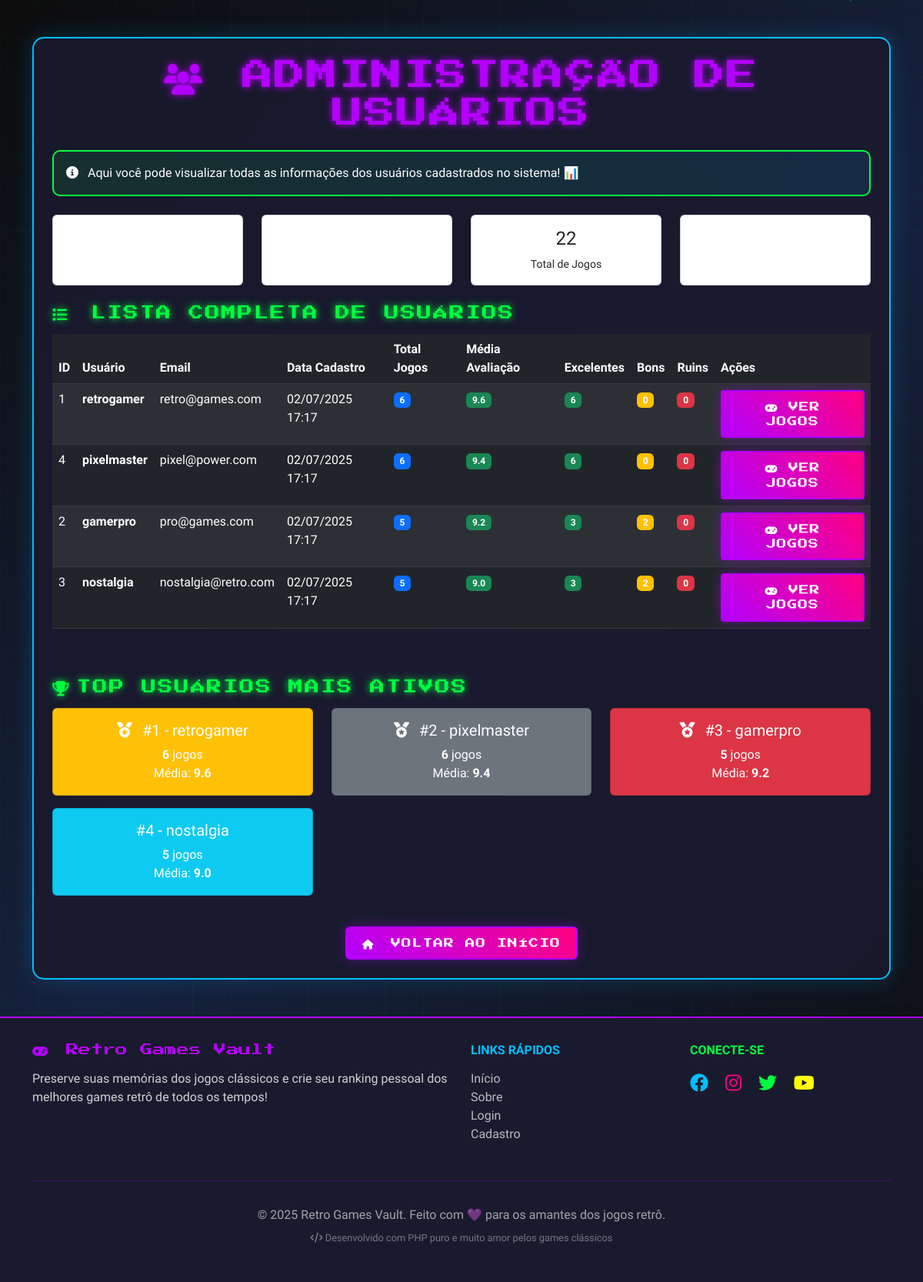
Page /pages/admin-users.php on the committed database.
### tables this page shows
CREATE TABLE users (
    id INT PRIMARY KEY AUTO_INCREMENT,
    username VARCHAR(50) UNIQUE NOT NULL,
    email VARCHAR(100) UNIQUE NOT NULL,
    password VARCHAR(255) NOT NULL,
    created_at TIMESTAMP DEFAULT CURRENT_TIMESTAMP
);

### pages/admin-users.php (the view, shortened to what this page needs)
<?php include '../includes/header.php'; ?>
<div class="container mt-5">
    <div class="row">
        <div class="col-12">
            <div class="card-retro p-4">
                <h1 class="text-center mb-4">
                    <i class="fas fa-users me-2"></i>
                    Administração de Usuários
                </h1>
                <div class="alert alert-retro mb-4">
                    <i class="fas fa-info-circle me-2"></i>
                    Aqui você pode visualizar todas as informações dos usuários cadastrados no sistema! 📊
                </div>
                <?php
                try {
                    $pdo = new PDO("mysql:host=" . DB_HOST . ";dbname=" . DB_NAME, DB_USER, DB_PASS);
                    $pdo->setAttribute(PDO::ATTR_ERRMODE, PDO::ERRMODE_EXCEPTION);
                    $stmt = $pdo->query("
                        SELECT
                            COUNT(*) as total_usuarios,
                            COUNT(CASE WHEN u.created_at >= DATE_SUB(NOW(), INTERVAL 30 DAY) THEN 1 END) as usuarios_ultimos_30_dias,
                            (SELECT COUNT(*) FROM games) as total_jogos_cadastrados,
                            (SELECT AVG(personal_rating) FROM games WHERE personal_rating IS NOT NULL) as media_geral_avaliacoes
                        FROM users u
                    ");
                    $stats = $stmt->fetch(PDO::FETCH_ASSOC);
                    ?>
                    <div class="row mb-4">
                        <div class="col-md-3">
                            <div class="card bg-neon-purple text-white p-3 text-center">
                                <h4><?php echo $stats['total_usuarios']; ?></h4>
                                <small>Total de Usuários</small>
                            </div>
                        </div>
                        <div class="col-md-3">
                            <div class="card bg-neon-blue text-white p-3 text-center">
                                <h4><?php echo $stats['usuarios_ultimos_30_dias']; ?></h4>
                                <small>Novos (30 dias)</small>
                            </div>
                        </div>
                        <div class="col-md-3">
                            <div class="card bg-neon-green text-dark p-3 text-center">
                                <h4><?php echo $stats['total_jogos_cadastrados']; ?></h4>
                                <small>Total de Jogos</small>
                            </div>
                        </div>
                        <div class="col-md-3">
                            <div class="card bg-neon-pink text-white p-3 text-center">
                                <h4><?php echo number_format($stats['media_geral_avaliacoes'], 1); ?></h4>
                                <small>Média de Avaliações</small>
                            </div>
                        </div>
                    </div>
                    <h3 class="mb-3">
                        <i class="fas fa-list me-2"></i>
                        Lista Completa de Usuários
                    </h3>
                    <?php
                    $stmt = $pdo->query("
                        SELECT
                            u.id as user_id,
                            u.username,
                            u.email,
                            u.created_at as data_cadastro,
                            COUNT(g.id) as total_jogos,
                            AVG(g.personal_rating) as media_avaliacao,
                            COUNT(CASE WHEN g.personal_rating >= 9.0 THEN 1 END) as jogos_excelentes,
                            COUNT(CASE WHEN g.personal_rating >= 7.0 AND g.personal_rating < 9.0 THEN 1 END) as jogos_bons,
                            COUNT(CASE WHEN g.personal_rating < 7.0 THEN 1 END) as jogos_ruins
                        FROM users u
                        LEFT JOIN games g ON u.id = g.user_id
                        GROUP BY u.id, u.username, u.email, u.created_at
                        ORDER BY total_jogos DESC, media_avaliacao DESC
                    ");
                    if ($stmt->rowCount() > 0) {
                        ?>
                        <div class="table-responsive">
                            <table class="table table-dark table-striped">
                                <thead>
                                    <tr>
                                        <th>ID</th>
                                        <th>Usuário</th>
                                        <th>Email</th>
                                        <th>Data Cadastro</th>
                                        <th>Total Jogos</th>
                                        <th>Média Avaliação</th>
                                        <th>Excelentes</th>
                                        <th>Bons</th>
                                        <th>Ruins</th>
                                        <th>Ações</th>
                                    </tr>
                                </thead>
                                <tbody>
                                    <?php while ($user = $stmt->fetch(PDO::FETCH_ASSOC)) { ?>
                                        <tr>
                                            <td><?php echo $user['user_id']; ?></td>
                                            <td>
                                                <strong><?php echo htmlspecialchars($user['username']); ?></strong>
                                            </td>
                                            <td><?php echo htmlspecialchars($user['email']); ?></td>
                                            <td><?php echo date('d/m/Y H:i', strtotime($user['data_cadastro'])); ?></td>
                                            <td>
                                                <span class="badge bg-primary"><?php echo $user['total_jogos']; ?></span>
                                            </td>
                                            <td>
                                                <?php if ($user['media_avaliacao']) { ?>
                                                    <span class="badge bg-success"><?php echo number_format($user['media_avaliacao'], 1); ?></span>
                                                <?php } else { ?>
                                                    <span class="badge bg-secondary">N/A</span>
                                                <?php } ?>
                                            </td>
                                            <td>
                                                <span class="badge bg-success"><?php echo $user['jogos_excelentes']; ?></span>
                                            </td>
                                            <td>
                                                <span class="badge bg-warning"><?php echo $user['jogos_bons']; ?></span>
                                            </td>
                                            <td>
                                                <span class="badge bg-danger"><?php echo $user['jogos_ruins']; ?></span>
                                            </td>
                                            <td>
                                                <button class="btn btn-sm btn-retro" onclick="verJogos(<?php echo $user['user_id']; ?>)">
                                                    <i class="fas fa-gamepad"></i> Ver Jogos
                                                </button>
                                            </td>
                                        </tr>
                                    <?php } ?>
                                </tbody>
                            </table>
                        </div>
                        <?php
                    } else {
                        echo '<div class="alert alert-warning">Nenhum usuário encontrado.</div>';
                    }
                    echo '<h3 class="mt-5 mb-3"><i class="fas fa-trophy me-2"></i>Top Usuários Mais Ativos</h3>';
                    $stmt = $pdo->query("
                        SELECT
                            u.username,
                            u.email,
                            COUNT(g.id) as total_jogos,
                            AVG(g.personal_rating) as media_avaliacao,
                            MAX(g.created_at) as ultima_atividade
                        FROM users u
                        LEFT JOIN games g ON u.id = g.user_id
                        GROUP BY u.id, u.username, u.email
                        HAVING total_jogos > 0
                        ORDER BY total_jogos DESC, media_avaliacao DESC
                        LIMIT 5
                    ");
                    if ($stmt->rowCount() > 0) {
                        ?>
                        <div class="row">
                            <?php
                            $position = 1;
                            while ($top_user = $stmt->fetch(PDO::FETCH_ASSOC)) {
                                $bg_class = $position == 1 ? 'bg-warning' : ($position == 2 ? 'bg-secondary' : ($position == 3 ? 'bg-danger' : 'bg-info'));
                            ?>
                                <div class="col-md-6 col-lg-4 mb-3">
                                    <div class="card <?php echo $bg_class; ?> text-white">
                                        <div class="card-body text-center">
                                            <h5 class="card-title">
                                                <?php if ($position <= 3) { ?>
                                                    <i class="fas fa-medal me-2"></i>
                                                <?php } ?>
                                                #<?php echo $position; ?> - <?php echo htmlspecialchars($top_user['username']); ?>
                                            </h5>
                                            <p class="card-text">
                                                <strong><?php echo $top_user['total_jogos']; ?></strong> jogos<br>
                                                Média: <strong><?php echo number_format($top_user['media_avaliacao'], 1); ?></strong>
                                            </p>
                                        </div>
                                    </div>
                                </div>
                            <?php
                                $position++;
                            }
                            ?>
                        </div>
                        <?php
                    }
                } catch (PDOException $e) {
                    echo '<div class="alert alert-danger">Erro ao conectar com o banco de dados: ' . $e->getMessage() . '</div>';
                }
                ?>
                <div class="text-center mt-4">
                    <a href="../index.php" class="btn btn-retro">
                        <i class="fas fa-home me-2"></i>
                        Voltar ao Início
                    </a>
                </div>
            </div>
        </div>
    </div>
</div>
<?php include '../includes/footer.php'; ?>

### assets/css/retro-style.css (style rules this page uses)
:root { --neon-purple: #b300ff; --neon-blue: #00bfff; --neon-green: #00ff41; --neon-pink: #ff0080; --neon-yellow: #ffff00; --dark-bg: #0a0a0a; --card-bg: #1a1a2e; --gradient-bg: linear-gradient(135deg, #0c0c0c 0%, #16213e 50%, #0c0c0c 100%); --text-shadow: 0 0 10px; }
* { box-sizing: border-box; }
body { background: var(--gradient-bg); background-attachment: fixed; font-family: 'Orbitron', monospace; color: #ffffff; min-height: 100vh; overflow-x: hidden; }
body::before { content: ''; position: fixed; top: 0; left: 0; width: 100%; height: 100%; background-image: linear-gradient(rgba(0, 255, 65, 0.03) 1px, transparent 1px), linear-gradient(90deg, rgba(0, 255, 65, 0.03) 1px, transparent 1px); background-size: 50px 50px; z-index: -1; animation: grid-move 20s linear infinite; }
h1, h2, h3 { font-family: 'Press Start 2P', cursive; text-transform: uppercase; letter-spacing: 2px; margin-bottom: 1.5rem; }
h1 { font-size: 2.5rem; color: var(--neon-purple); text-shadow: var(--text-shadow) var(--neon-purple); animation: neon-flicker 2s infinite alternate; }
h3 { font-size: 1.2rem; color: var(--neon-green); text-shadow: var(--text-shadow) var(--neon-green); }
.btn-retro { background: linear-gradient(45deg, var(--neon-purple), var(--neon-pink)); border: 2px solid var(--neon-purple); color: white; font-family: 'Press Start 2P', cursive; font-size: 0.8rem; padding: 10px 20px; text-transform: uppercase; letter-spacing: 1px; transition: all 0.3s ease; box-shadow: 0 0 15px rgba(179, 0, 255, 0.4); }
.card-retro { background: rgba(26, 26, 46, 0.9); border: 2px solid var(--neon-blue); border-radius: 15px; box-shadow: 0 0 30px rgba(0, 191, 255, 0.2); backdrop-filter: blur(10px); transition: all 0.3s ease; overflow: hidden; position: relative; }
.card-retro::before { content: ''; position: absolute; top: 0; left: -100%; width: 100%; height: 100%; background: linear-gradient(90deg, transparent, rgba(255, 255, 255, 0.1), transparent); transition: left 0.5s; }
.fade-in { animation: fadeIn 1s ease-in; }
.alert-retro { background: linear-gradient(45deg, rgba(0, 255, 65, 0.1), rgba(0, 191, 255, 0.1)); border: 2px solid var(--neon-green); border-radius: 10px; color: white; font-family: 'Orbitron', monospace; }

### rows in the picture
users: id "1", username "retrogamer", email "retro@games.com", created_at "02/07/2025 17:17", total_jogos "6", media_avaliacao "9.6", jogos_excelentes "6", jogos_bons "0", jogos_ruins "0"
users: id "4", username "pixelmaster", email "pixel@power.com", created_at "02/07/2025 17:17", total_jogos "6", media_avaliacao "9.4", jogos_excelentes "6", jogos_bons "0", jogos_ruins "0"
users: id "2", username "gamerpro", email "pro@games.com", created_at "02/07/2025 17:17", total_jogos "5", media_avaliacao "9.2", jogos_excelentes "3", jogos_bons "2", jogos_ruins "0"
users: id "3", username "nostalgia", email "nostalgia@retro.com", created_at "02/07/2025 17:17", total_jogos "5", media_avaliacao "9.0", jogos_excelentes "3", jogos_bons "2", jogos_ruins "0"

### other values in the picture
$stats['total_jogos_cadastrados'] "22"
$top_user['username'] "retrogamer"
$top_user['total_jogos'] "6"
$top_user['media_avaliacao'] "9.6"
$top_user['username'] "pixelmaster"
$top_user['media_avaliacao'] "9.4"
$top_user['username'] "gamerpro"
$top_user['total_jogos'] "5"
$top_user['media_avaliacao'] "9.2"
$top_user['username'] "nostalgia"
$top_user['media_avaliacao'] "9.0"
SITE_NAME "Retro Games Vault"
